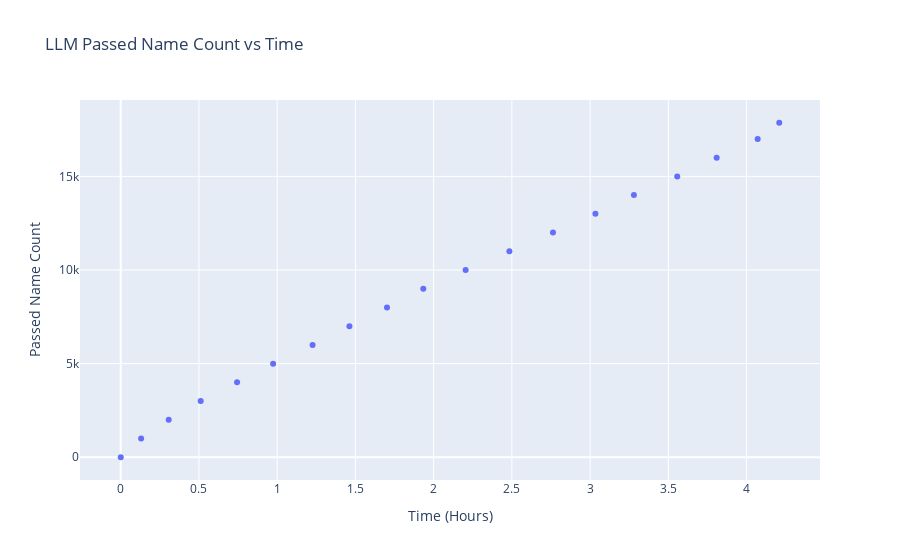

Here is the notebook cell this chart was saved with:
### Code cell
import pandas as pd
import plotly.express as px

# Load and prepare data
llm_df = pd.read_csv('timeDataLLMEnhanced.csv')
llm_df = llm_df.drop_duplicates(subset='count', keep='first')
llm_df['time_hrs'] = llm_df['time'] / 3600

# Plot
fig = px.scatter(
    llm_df,
    x='time_hrs',
    y='count',
    title='LLM Passed Name Count vs Time',
    labels={'time_hrs': 'Time (Hours)', 'count': 'Passed Name Count'}
)


fig.show()
fig.write_html('llm_count_time.html')

### Figure 1 — Plotly figure (JSON) as saved in the notebook; plotly's stock layout.template omitted (floating-point values rounded to 4 significant figures)
{"data": [{"hovertemplate": "Time (Hours)=%{x}<br>Passed Name Count=%{y}<extra></extra>", "legendgroup": "", "marker": {"color": "#636efa", "symbol": "circle"}, "mode": "markers", "name": "", "orientation": "v", "showlegend": false, "type": "scatter", "x": [0.0, 0.1301, 0.3065, 0.5111, 0.7436, 0.9739, 1.226, 1.462, 1.702, 1.934, 2.204, 2.484, 2.763, 3.034, 3.28, 3.557, 3.809, 4.071, 4.209], "xaxis": "x", "y": [0, 1000, 2000, 3000, 4000, 5000, 6000, 7000, 8000, 9000, 10000, 11000, 12000, 13000, 14000, 15000, 16000, 17000, 17864], "yaxis": "y"}], "layout": {"legend": {"tracegroupgap": 0}, "title": {"text": "LLM Passed Name Count vs Time"}, "xaxis": {"anchor": "y", "domain": [0, 1], "title": {"text": "Time (Hours)"}}, "yaxis": {"anchor": "x", "domain": [0, 1], "title": {"text": "Passed Name Count"}}}}
